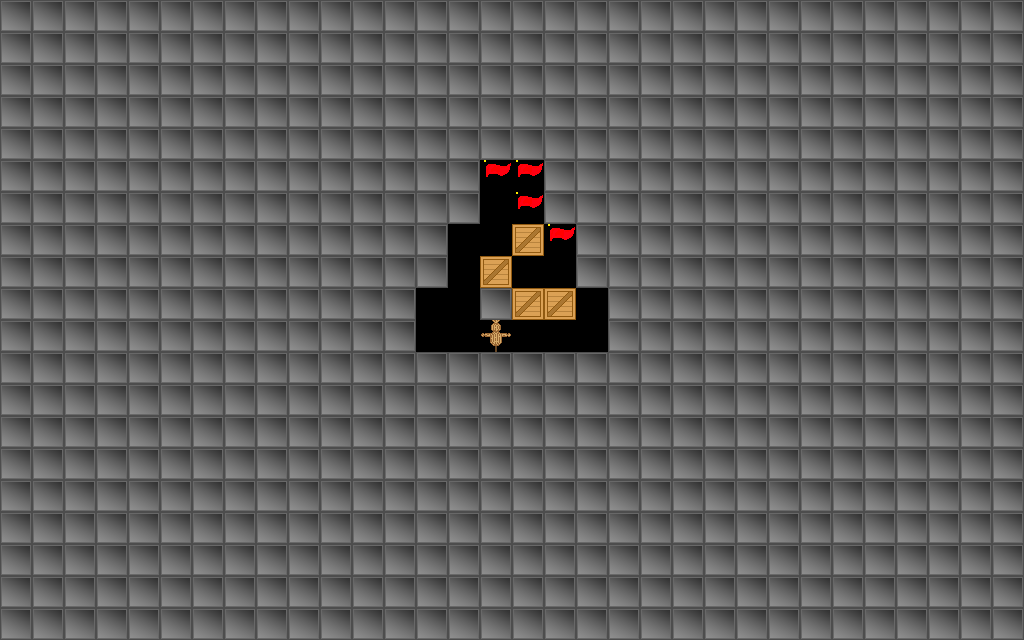

Rendered tile map (Tiled .tmx) drawn with the repository's tilesets; below, a short description and the full map source, tile grids included:
An orthogonal 32x20 tile map with 32x32 px tiles, 1 tile layer (タイル・レイヤー 1).

<map version="1.2" tiledversion="1.3.4" orientation="orthogonal" renderorder="right-down" width="32" height="20" tilewidth="32" tileheight="32" infinite="0" nextlayerid="2" nextobjectid="1">
 <editorsettings>
  <export target="../Sokoban/Resources/Map/Stage2.csv" format="csv" />
 </editorsettings>
 <tileset firstgid="1" source="../Sokoban/Resources/Image/MapChip.tsx" />
 <layer id="1" name="タイル・レイヤー 1" width="32" height="20">
  <data encoding="csv">
1,1,1,1,1,1,1,1,1,1,1,1,1,1,1,1,1,1,1,1,1,1,1,1,1,1,1,1,1,1,1,1,
1,1,1,1,1,1,1,1,1,1,1,1,1,1,1,1,1,1,1,1,1,1,1,1,1,1,1,1,1,1,1,1,
1,1,1,1,1,1,1,1,1,1,1,1,1,1,1,1,1,1,1,1,1,1,1,1,1,1,1,1,1,1,1,1,
1,1,1,1,1,1,1,1,1,1,1,1,1,1,1,1,1,1,1,1,1,1,1,1,1,1,1,1,1,1,1,1,
1,1,1,1,1,1,1,1,1,1,1,1,1,1,1,1,1,1,1,1,1,1,1,1,1,1,1,1,1,1,1,1,
1,1,1,1,1,1,1,1,1,1,1,1,1,1,1,2,2,1,1,1,1,1,1,1,1,1,1,1,1,1,1,1,
1,1,1,1,1,1,1,1,1,1,1,1,1,1,1,0,2,1,1,1,1,1,1,1,1,1,1,1,1,1,1,1,
1,1,1,1,1,1,1,1,1,1,1,1,1,1,0,0,3,2,1,1,1,1,1,1,1,1,1,1,1,1,1,1,
1,1,1,1,1,1,1,1,1,1,1,1,1,1,0,3,0,0,1,1,1,1,1,1,1,1,1,1,1,1,1,1,
1,1,1,1,1,1,1,1,1,1,1,1,1,0,0,1,3,3,0,1,1,1,1,1,1,1,1,1,1,1,1,1,
1,1,1,1,1,1,1,1,1,1,1,1,1,0,0,4,0,0,0,1,1,1,1,1,1,1,1,1,1,1,1,1,
1,1,1,1,1,1,1,1,1,1,1,1,1,1,1,1,1,1,1,1,1,1,1,1,1,1,1,1,1,1,1,1,
1,1,1,1,1,1,1,1,1,1,1,1,1,1,1,1,1,1,1,1,1,1,1,1,1,1,1,1,1,1,1,1,
1,1,1,1,1,1,1,1,1,1,1,1,1,1,1,1,1,1,1,1,1,1,1,1,1,1,1,1,1,1,1,1,
1,1,1,1,1,1,1,1,1,1,1,1,1,1,1,1,1,1,1,1,1,1,1,1,1,1,1,1,1,1,1,1,
1,1,1,1,1,1,1,1,1,1,1,1,1,1,1,1,1,1,1,1,1,1,1,1,1,1,1,1,1,1,1,1,
1,1,1,1,1,1,1,1,1,1,1,1,1,1,1,1,1,1,1,1,1,1,1,1,1,1,1,1,1,1,1,1,
1,1,1,1,1,1,1,1,1,1,1,1,1,1,1,1,1,1,1,1,1,1,1,1,1,1,1,1,1,1,1,1,
1,1,1,1,1,1,1,1,1,1,1,1,1,1,1,1,1,1,1,1,1,1,1,1,1,1,1,1,1,1,1,1,
1,1,1,1,1,1,1,1,1,1,1,1,1,1,1,1,1,1,1,1,1,1,1,1,1,1,1,1,1,1,1,1
</data>
 </layer>
</map>
